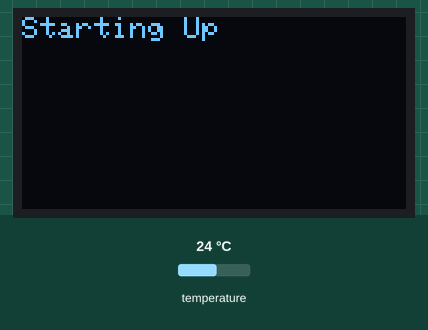
Recording of a program running on a simulated ESP32. Shown: 128×64 one-colour display. The test bench sets the inputs (shaded band); at power-on: temperature 24 °C. WiFi joins after 1.5 s; servers stay silent unless stated; uploads are accepted with an empty reply; what the program prints to the serial monitor is not drawn.

Above: at 1.7 s.
At 3.3 s:
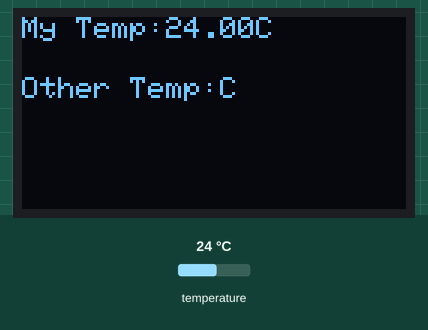
3.4 s: temperature set to 12 °C
At 4.3 s:
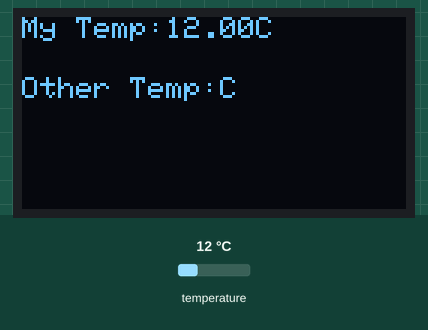
5.1 s: temperature set to 19 °C
6.8 s: temperature set to 28 °C
At 8.8 s:
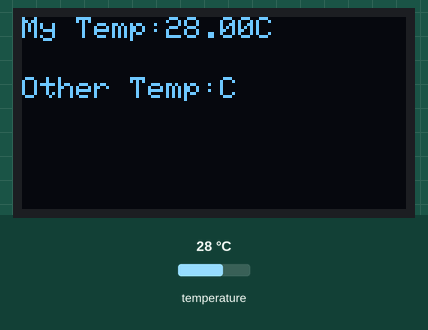
Timing chart, 0 to 10.3 s (numbered marks = the images above; inputs shaded):
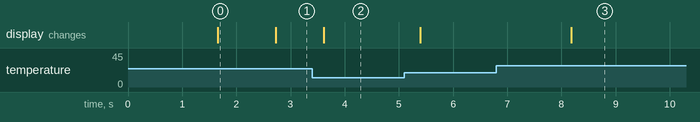

The program:

main.cpp
```cpp
#include <Arduino.h>
#include <Adafruit_GFX.h>
#include <Adafruit_SSD1306.h>
#include <OneWire.h>
#include <DallasTemperature.h>
#include <cstring>
#include <WiFi.h>

// Create an instance of the server
WiFiServer server(80);

#define ANALOG_INPUT_PIN 36
#define SSID "HTLIoT"
#define WIFI_PW "hollabrunn"

Adafruit_SSD1306 oled(128, 64,&Wire, -1);

const int oneWireBus = 4;

float temp=0;
String secondTemp="0";

OneWire oneWire(oneWireBus);

DallasTemperature sensors(&oneWire);

int otherTemp(String otherTemp);

WiFiClient client;
IPAddress serverIP(172, 18, 40, 114); // IP address of the other Arduino server
const int HTTP_PORT = 80;
const String PATH_NAME = "/temperature";
const String HTTP_METHOD = "GET";

void setup() {
  Serial.begin(9600);

  // Connect to WiFi
  WiFi.begin(SSID, WIFI_PW);
  while (!WiFi.isConnected()){
    Serial.print(".");
    delay(200);
  }
  Serial.println("OK");
  Serial.print("IP-Address: ");
  Serial.println(WiFi.localIP());

  // Start the server
  server.begin();
  Serial.println("Server started");

  // Print the IP address
  Serial.println(WiFi.localIP());

  if(!oled.begin(SSD1306_SWITCHCAPVCC, 0x3C)){
    Serial.println("OLED FAILED");
  }
  oled.clearDisplay();
  oled.setTextColor(SSD1306_WHITE);
  oled.write("Starting Up");
  oled.display();
  sensors.begin();

}

void loop() {
  sensors.requestTemperatures();
  float temperatureC = sensors.getTempCByIndex(0);
  temp = temperatureC;

  if (!client.connected()) {
    Serial.println("Connecting to server");
    if (client.connect(serverIP, HTTP_PORT)) {
      Serial.println("Connected to server");
      client.print(HTTP_METHOD + " " + PATH_NAME + " HTTP/1.1\r\n");
      client.print("Host: ");
      client.print(serverIP);
      client.print("\r\n");
      client.print("Connection: close\r\n");
      client.print("\r\n");
    } else {
      Serial.println("Connection failed");
    }
  }

  //while (client.connected() && !client.available()) {
  //  delay(100);
  //}

  if (client.available()) {
    String response = client.readStringUntil('\r');
    Serial.println("Response: " + response);
    // Process the response here if needed
  }

  oled.clearDisplay();
  oled.setCursor(0, 0);
  oled.print("My Temp:");
  oled.print(temperatureC);
  oled.print("C");
  oled.setCursor(0, 20);
  oled.print("Other Temp:");
  // Print the second temperature if you have it available
  // oled.print(secondTemp);
  oled.print("C");
  oled.display();

  delay(100);
}

int otherTemp(String otherTemp){
  Serial.println("New Second Temp: " + otherTemp);
  secondTemp=otherTemp;
  return 1;
}
```

Measured:
- after the input at 3.4 s, the display: changes after 0.22 s (image 2)
- after the input at 6.8 s, the display: changes after 1.4 s (image 3)
- what the display in image 0 shows lasts 1.0 s, from 1.7 s to 2.7 s
